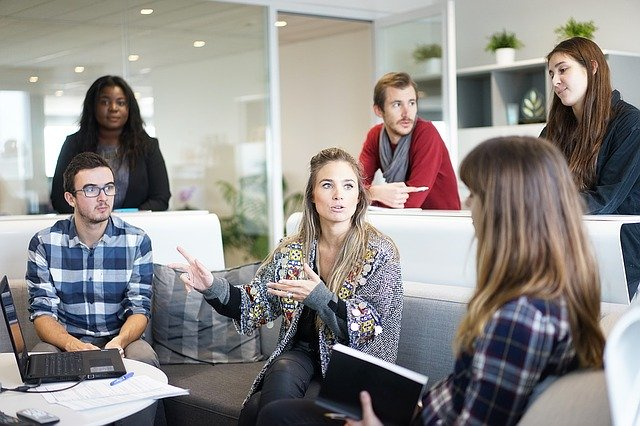
#> input picture OpenCV/opencv4/images/img_6_6.jpg, 640 x 426 px
$ python c3_haarFaceDetection-eye-4_video.py
#> lines starting #> are read from the running program, lines starting #| are printed output that depends on the picture; after the words box and inside, x2 and y2 are one past the last pixel; in counts of white or black regions, pixels touching at a corner belong together
### OpenCV/opencv4/imgRead.py
import cv2

# 영상을 불러오기
def imgRead(imgPath, imgReadType, imgResWidth, imgResHeight):
#> called with imgPath = './images/img_6_6.jpg', imgReadType = 0, imgResWidth = 802, imgResHeight = 531
    img = cv2.imread(imgPath, imgReadType)
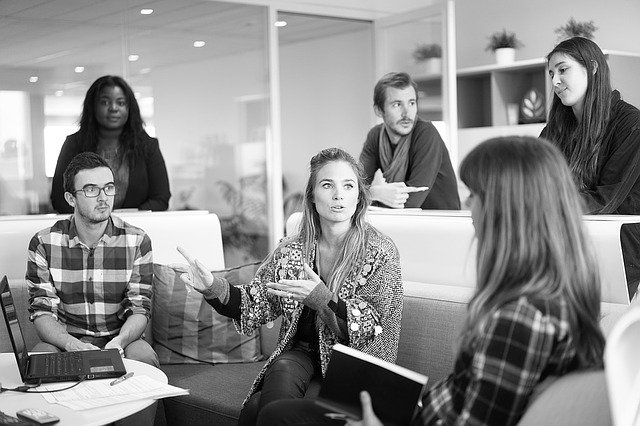
#> img: shape (426, 640); min 0, max 255, mean 139.9
    if imgResHeight != 0 | imgResWidth != 0:
        img = cv2.resize(img, (imgResWidth, imgResHeight))
#> img: shape (531, 802)
    return img


# [4 lines left out: function imgRead_Original, not called in this run]

### OpenCV/opencv4/createFolder.py
import os

# 폴더 생성하기
def createFolder(dir):
    try:
        if not os.path.exists(dir):
            os.makedirs(dir)
    except OSError:
        print ('Error: createFolder')

### OpenCV/opencv4/c3_haarFaceDetection-eye-4_video.py

# https://github.com/kipr/opencv

# 얼굴 검출 예제 (c3_haarFaceDetection.py)

# 관련 라이브러리 선언
import cv2
from imgRead import imgRead
from createFolder import createFolder

# 영상 읽기
#img1 = imgRead("./images/peoples.jpg", cv2.IMREAD_GRAYSCALE, 600, 400)
img1 = imgRead("./images/img_6_6.jpg", cv2.IMREAD_GRAYSCALE, 802, 531)

#%%
# 얼굴검지
face_cascade = cv2.CascadeClassifier('./models/haarcascade_frontalface_default.xml')
eye_cascade = cv2.CascadeClassifier('./models/haarcascade_eye.xml')
faces = face_cascade.detectMultiScale(img1, 1.5, 3)
#> faces = [[687, 68, 54, 54], [115, 106, 54, 54], [479, 109, 54, 54], [99, 213, 54, 54], [383, 197, 81, 81]]

#%%
# 결과 영상 출력
res1 = cv2.cvtColor(img1, cv2.COLOR_GRAY2BGR)

#%%
for (x, y, w, h) in faces:
    res1 = cv2.rectangle(res1, (x, y), (x+w, y+h), (255, 0, 0), 2)
    roi_gray = res1[y:y + h, x:x + w]
    #roi_color = res1[y:y + h, x:x + w]

    #눈검지
    eyes = eye_cascade.detectMultiScale(roi_gray)
    for (ex, ey, ew, eh) in eyes:
        cv2.rectangle(roi_gray, (ex, ey), (ex+ew, ey + eh), (0,255,0), 2)
#> this loop made 5 passes
#> (x, y, w, h, eyes) on passes 1, 5: (687, 68, 54, 54, [[7, 9, 22, 22]]), (383, 197, 81, 81, [[16, 23, 21, 21], [43, 24, 21, 21]])
#> pass 1, `res1 = cv2.rectangle(res1, (x, y), (x+w, y+h), (255, 0, 0), 2)`:
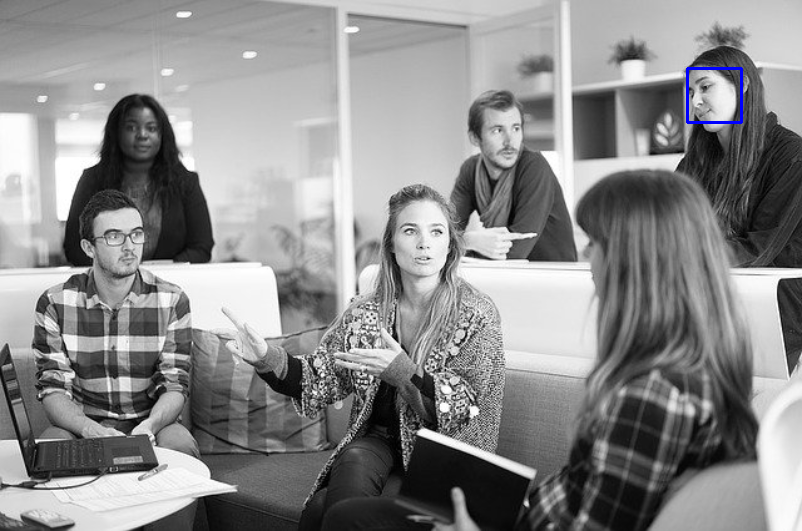
#> res1: shape (531, 802, 3); mean B, G, R 140, 139.6, 139.6
#> pass 1, `roi_gray = res1[y:y + h, x:x + w]`:
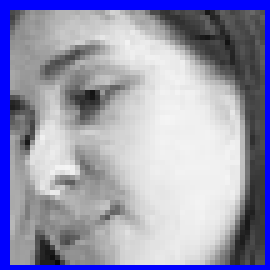
#> roi_gray: shape (54, 54, 3) (shown 5 times larger); mean B, G, R 179.1, 151.5, 151.5
#> pass 2, `res1 = cv2.rectangle(res1, (x, y), (x+w, y+h), (255, 0, 0), 2)`:
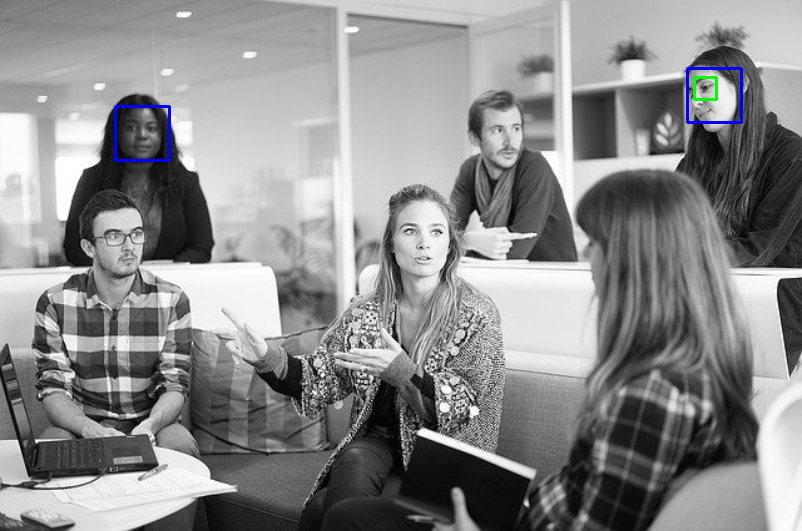
#> res1: shape (531, 802, 3); 0.21% of pixels changed, all inside (x1, y1, x2, y2) = (114, 76, 718, 162)
#> pass 2, `roi_gray = res1[y:y + h, x:x + w]`:
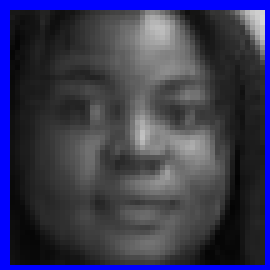
#> roi_gray: shape (54, 54, 3) (shown 5 times larger); mean B, G, R 84, 56.4, 56.4
#> after the loop:
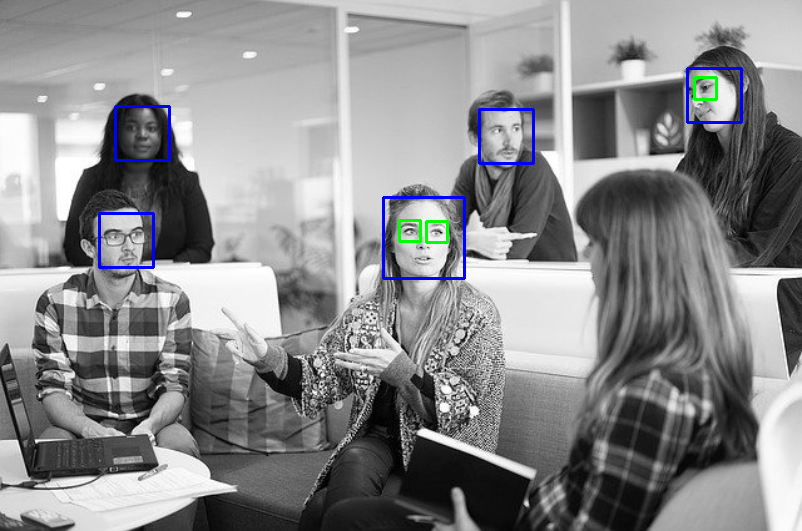
#> res1: shape (531, 802, 3); 0.65% of pixels changed, all inside (x1, y1, x2, y2) = (98, 108, 535, 280)
#> after the loop:
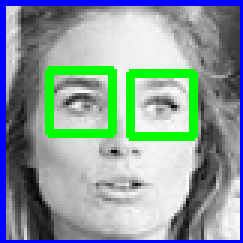
#> roi_gray: shape (81, 81, 3) (shown 3 times larger); mean B, G, R 156.1, 156.9, 137.6

displays = [("input1", img1),
            ("res1", res1)]
for (name, out) in displays:
    cv2.imshow(name, out)
#> this loop made 2 passes
#> name on passes 1 to 2: 'input1', 'res1'

# 키보드 입력을 기다린 후 모든 영상창 닫기
cv2.waitKey(0)
cv2.destroyAllWindows()
cv2.waitKey(1)


#%%
cv2.waitKey(1)
#%%
# 영상 저장
save_dir = "./code_res_imgs/c3_faceDetection"
createFolder(save_dir)
for (name, out) in displays:
    cv2.imwrite(save_dir + "/" + name + ".jpg", out)

$ run again, with OpenCV/opencv4/images/peoples.jpg copied over OpenCV/opencv4/images/img_6_6.jpg
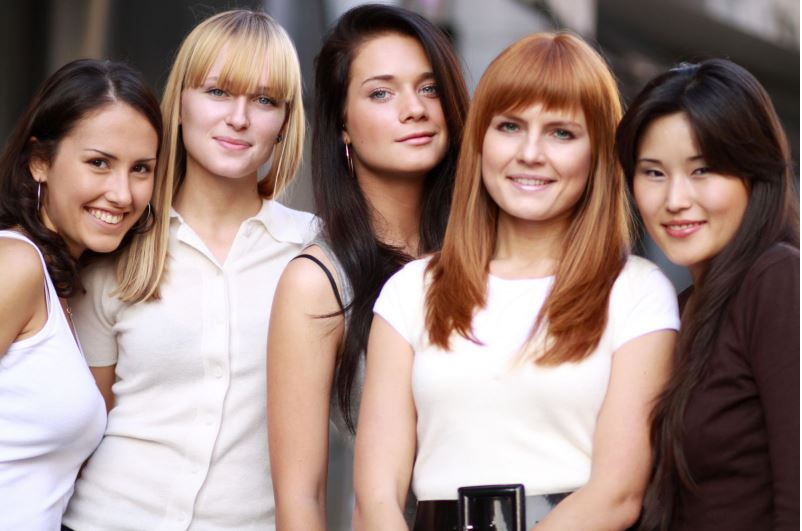
#> input picture OpenCV/opencv4/images/peoples.jpg, 802 x 531 px
#> faces = [[335, 43, 122, 122], [178, 50, 122, 122], [473, 86, 122, 122], [56, 120, 122, 122], [615, 130, 122, 122], [475, 178, 122, 122], [161, 24, 182, 182], [445, 40, 182, 182]]
#> the loop `for (x, y, w, h) in faces:` made 8 passes
#> (x, y, w, h, eyes) on passes 1 to 5: (335, 43, 122, 122, [[26, 35, 32, 32]]), (178, 50, 122, 122, [[26, 30, 24, 24]]), (473, 86, 122, 122, [[16, 22, 35, 35], [60, 22, 42, 42]]), (56, 120, 122, 122, [[25, 25, 36, 36], [70, 35, 28, 28]]), (615, 130, 122, 122, [[25, 27, 31, 31], [72, 30, 24, 24], [41, 80, 37, 37]])
#> after the loop `for (x, y, w, h) in faces:`:
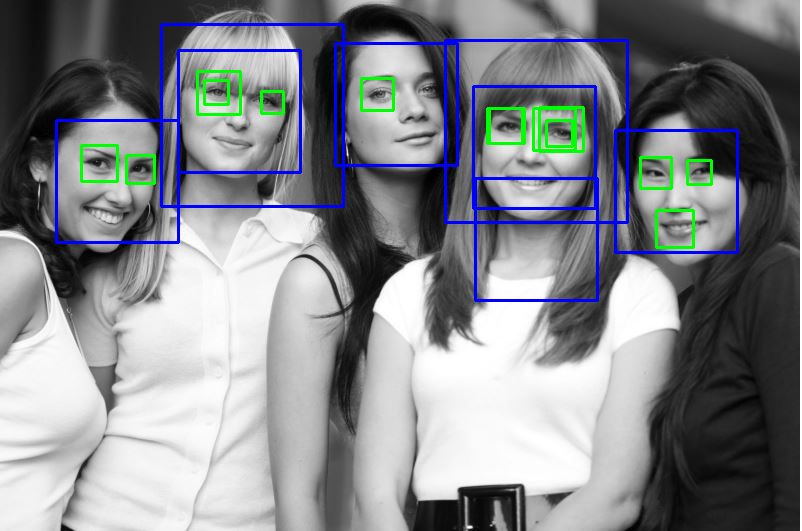
#> res1: shape (531, 802, 3); mean B, G, R 138.7, 134, 131
#> after the loop `for (x, y, w, h) in faces:`:
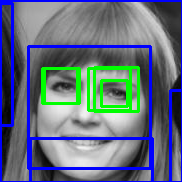
#> roi_gray: shape (182, 182, 3); mean B, G, R 126.7, 110.7, 97.4
#> the loop `for (name, out) in displays:` made 2 passes
#> name on passes 1 to 2: 'input1', 'res1'

$ run again, with OpenCV/opencv4/images/children.jpg copied over OpenCV/opencv4/images/img_6_6.jpg
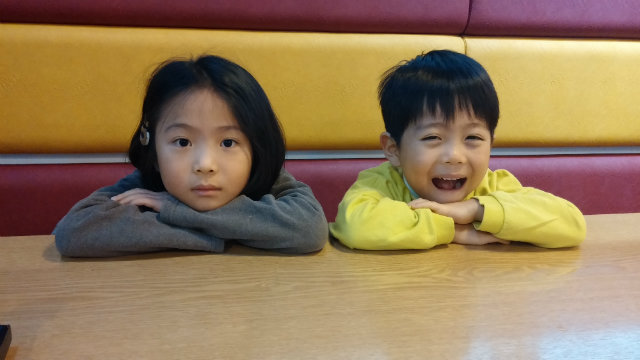
#> input picture OpenCV/opencv4/images/children.jpg, 640 x 360 px
#> faces = [[168, 136, 182, 182]]
#> the loop `for (x, y, w, h) in faces:` made 1 pass
#> (x, y, w, h, eyes) on pass 1: (168, 136, 182, 182, [[96, 55, 41, 41], [38, 51, 45, 45]])
#> after the loop `for (x, y, w, h) in faces:`:
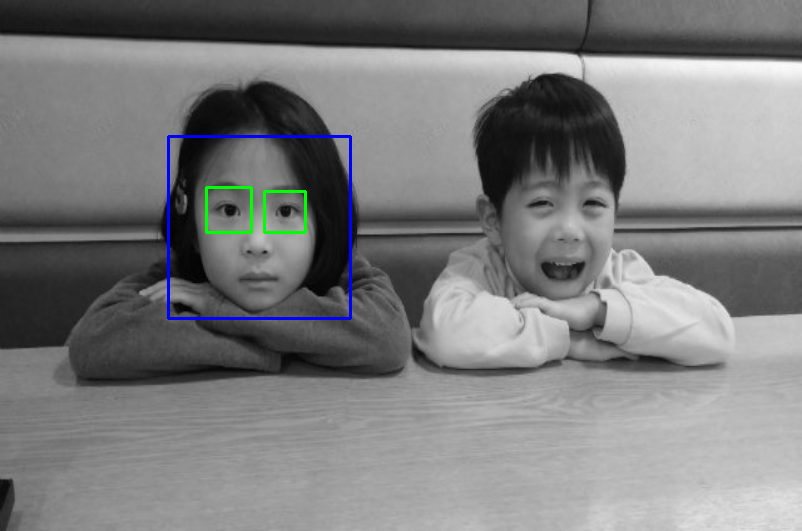
#> res1: shape (531, 802, 3); mean B, G, R 124.9, 124.2, 123.6
#> after the loop `for (x, y, w, h) in faces:`:
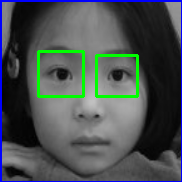
#> roi_gray: shape (182, 182, 3); mean B, G, R 80.8, 80.4, 72.5
#> the loop `for (name, out) in displays:` made 2 passes
#> name on passes 1 to 2: 'input1', 'res1'

$ run again, with OpenCV/opencv4/images/img1.jpg copied over OpenCV/opencv4/images/img_6_6.jpg
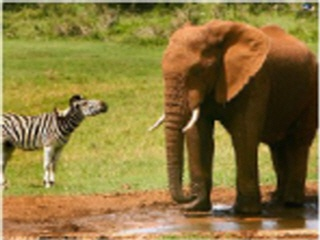
#> input picture OpenCV/opencv4/images/img1.jpg, 320 x 240 px
#> faces = [[404, 214, 54, 54]]
#> the loop `for (x, y, w, h) in faces:` made 1 pass
#> pass 1, `roi_gray = res1[y:y + h, x:x + w]`:
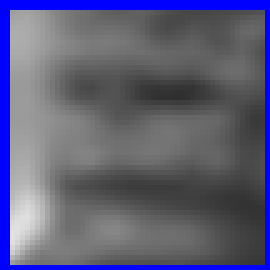
#> roi_gray: shape (54, 54, 3) (shown 5 times larger); mean B, G, R 120.9, 93.4, 93.4
#> the loop `for (name, out) in displays:` made 2 passes
#> name on passes 1 to 2: 'input1', 'res1'
